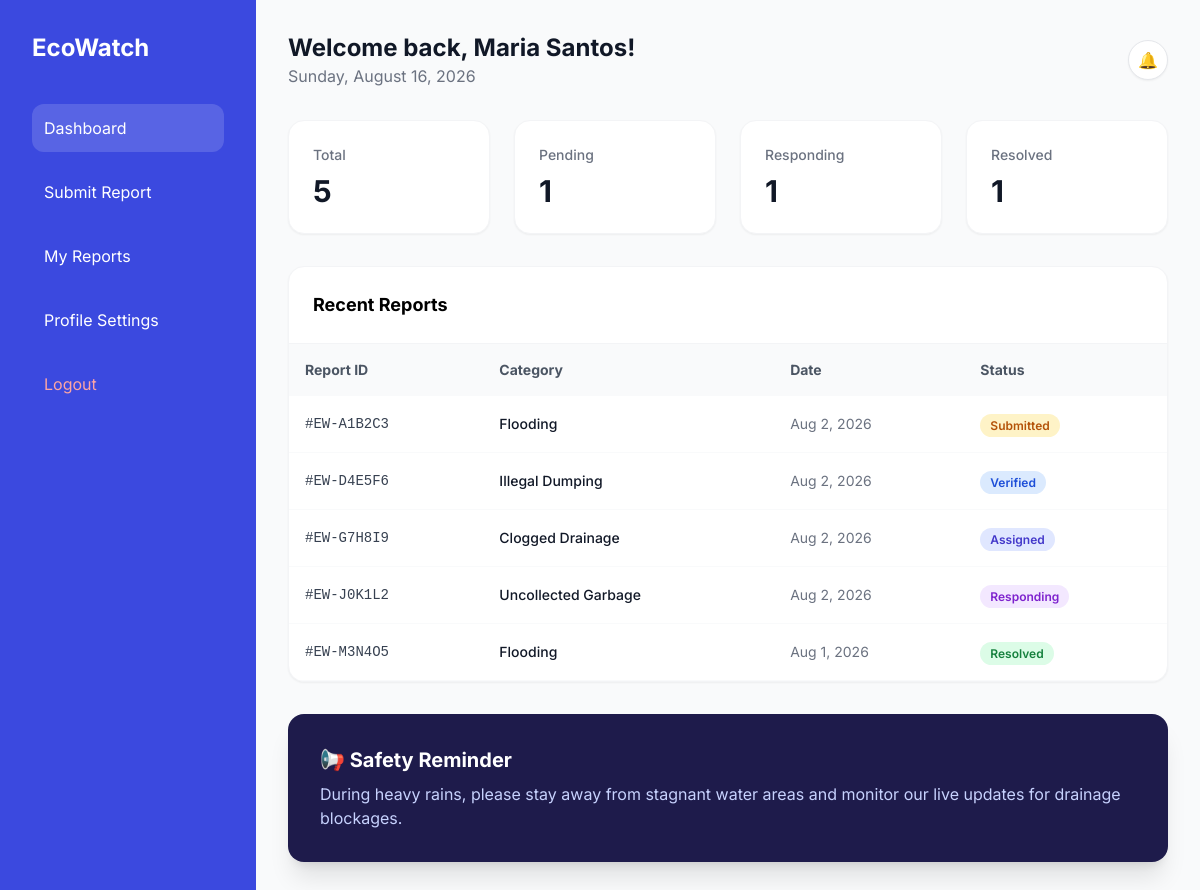
Before: /dashboard.php (signed in) with the older database file.
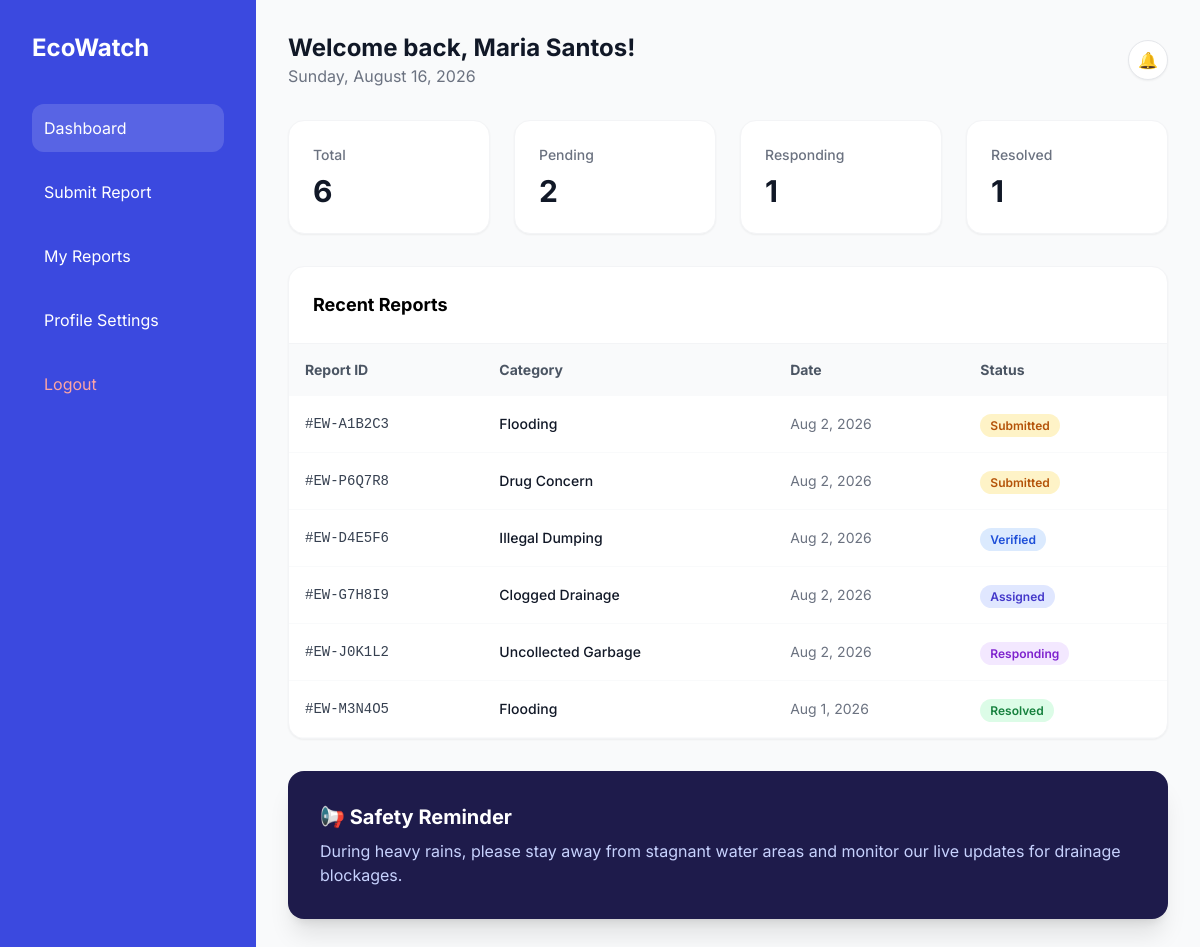
After: the same page with the newer database file.
### tables this page shows
CREATE TABLE environmental_reports (
    id INT AUTO_INCREMENT PRIMARY KEY,
    user_id INT NOT NULL,
    tracking_token VARCHAR(9) NOT NULL UNIQUE,
    category VARCHAR(50) NOT NULL,
    severity VARCHAR(20) DEFAULT 'low',
    barangay VARCHAR(100) NOT NULL,
    address TEXT NOT NULL,
    description TEXT,
    status VARCHAR(20) DEFAULT 'submitted',
    photo_path VARCHAR(255),
    created_at TIMESTAMP DEFAULT CURRENT_TIMESTAMP,
    updated_at TIMESTAMP DEFAULT CURRENT_TIMESTAMP,
    FOREIGN KEY (user_id) REFERENCES users(id)
);

### dashboard.php (the view, shortened to what this page needs)
<?php
require_once __DIR__ . '/db_connection.php';
$userId = $_SESSION['user_id'];
$stats = [
    'Total'     => ['count' => 0, 'color' => 'bg-indigo-50', 'text' => 'text-gray-900'],
    'Pending'   => ['count' => 0, 'color' => 'bg-amber-50', 'text' => 'text-gray-900'],
    'Responding' => ['count' => 0, 'color' => 'bg-blue-50', 'text' => 'text-gray-900'],
    'Resolved'  => ['count' => 0, 'color' => 'bg-green-50', 'text' => 'text-gray-900']
];
try {
    $totalStmt = $pdo->prepare('SELECT COUNT(*) FROM environmental_reports WHERE user_id = :user_id');
    $totalStmt->execute([':user_id' => $userId]);
    $stats['Total']['count'] = (int)$totalStmt->fetchColumn();
    $pendingStmt = $pdo->prepare("SELECT COUNT(*) FROM environmental_reports WHERE user_id = :user_id AND status = 'submitted'");
    $pendingStmt->execute([':user_id' => $userId]);
    $stats['Pending']['count'] = (int)$pendingStmt->fetchColumn();
    $respondingStmt = $pdo->prepare("SELECT COUNT(*) FROM environmental_reports WHERE user_id = :user_id AND status = 'responding'");
    $respondingStmt->execute([':user_id' => $userId]);
    $stats['Responding']['count'] = (int)$respondingStmt->fetchColumn();
    $resolvedStmt = $pdo->prepare("SELECT COUNT(*) FROM environmental_reports WHERE user_id = :user_id AND status = 'resolved'");
    $resolvedStmt->execute([':user_id' => $userId]);
    $stats['Resolved']['count'] = (int)$resolvedStmt->fetchColumn();
    $reportsStmt = $pdo->prepare('SELECT id, tracking_token, category, status, created_at, photo_path FROM environmental_reports WHERE user_id = :user_id ORDER BY created_at DESC LIMIT 10');
    $reportsStmt->execute([':user_id' => $userId]);
    $reports = $reportsStmt->fetchAll(PDO::FETCH_ASSOC);
} catch (Exception $e) {
    $stats['Total']['count'] = 0;
    $reports = [];
    error_log('Dashboard query error: ' . $e->getMessage());
}
?>
<!DOCTYPE html>
<html lang="en">
<head>
    <script src="https://cdn.tailwindcss.com"></script>
</head>
<body class="bg-gray-50 flex min-h-screen">
    <aside class="w-64 bg-[#3B49DF] p-8 text-white">
        <div class="text-2xl font-bold mb-10 flex items-center gap-2">EcoWatch</div>
        <nav class="space-y-4">
            <a href="<?php echo BASE_URL; ?>/dashboard.php" class="nav-link active block p-3 rounded-xl transition">Dashboard</a>
            <a href="<?php echo BASE_URL; ?>/submit_report.php" class="nav-link block p-3 hover:bg-white/10 rounded-xl transition">Submit Report</a>
            <a href="<?php echo BASE_URL; ?>/my_reports.php" class="nav-link block p-3 hover:bg-white/10 rounded-xl transition">My Reports</a>
            <a href="<?php echo BASE_URL; ?>/profile.php" class="nav-link block p-3 hover:bg-white/10 rounded-xl transition">Profile Settings</a>
            <form action="<?php echo BASE_URL; ?>/api/logout.php" method="POST" class="mt-auto">
                <button type="submit" class="nav-link block w-full text-left p-3 rounded-xl transition hover:bg-white/10 text-red-300 hover:text-red-100">Logout</button>
            </form>
        </nav>
    </aside>
    <main class="flex-1 p-8">
        <header class="flex justify-between items-center mb-8">
            <div>
                <h1 class="text-2xl font-bold text-gray-900">Welcome back, <?php echo htmlspecialchars($_SESSION['user_name']); ?>!</h1>
                <p class="text-gray-500"><?php echo date("l, F j, Y"); ?></p>
            </div>
            <div class="flex items-center gap-4">
                <div class="w-10 h-10 bg-white rounded-full border shadow-sm flex items-center justify-center">🔔</div>
            </div>
        </header>
        <section class="grid grid-cols-4 gap-6 mb-8">
            <?php foreach($stats as $label => $info): ?>
                <div class="bg-white p-6 rounded-2xl border border-gray-100 shadow-sm hover:shadow-md transition-all">
                    <h3 class="text-sm text-gray-500 font-medium"><?php echo $label; ?></h3>
                    <p class="text-3xl font-bold mt-2 <?php echo $info['text']; ?>"><?php echo $info['count']; ?></p>
                </div>
            <?php endforeach; ?>
        </section>
        <section class="bg-white rounded-2xl border border-gray-100 shadow-sm overflow-hidden mb-8">
            <div class="p-6 border-b border-gray-100 font-bold text-lg">Recent Reports</div>
            <table class="w-full text-left">
                <thead class="bg-gray-50 text-gray-600 text-sm">
                    <tr>
                        <th class="p-4">Report ID</th>
                        <th class="p-4">Category</th>
                        <th class="p-4">Date</th>
                        <th class="p-4">Status</th>
                    </tr>
                </thead>
                <tbody>
                    <?php if (empty($reports)): ?>
                        <tr>
                            <td colspan="4" class="p-12 text-center">
                                <div class="flex flex-col items-center">
                                    <svg class="w-12 h-12 text-gray-300 mb-3" fill="none" stroke="currentColor" viewBox="0 0 24 24"><path stroke-linecap="round" stroke-linejoin="round" stroke-width="2" d="M9 12h6m-6 4h6m2 5H7a2 2 0 01-2-2V5a2 2 0 012-2h5.586a1 1 0 01.707.293l5.414 5.414a1 1 0 01.293.707V19a2 2 0 01-2 2z"></path></svg>
                                    <p class="text-gray-500 text-sm mb-4">No reports submitted yet.</p>
                                    <a href="<?php echo BASE_URL; ?>/submit_report.php" class="bg-[#3B49DF] text-white px-6 py-3 rounded-xl font-semibold hover:bg-[#2D39B5] transition shadow-lg inline-flex items-center space-x-2">
                                        <svg class="w-4 h-4" fill="none" stroke="currentColor" viewBox="0 0 24 24"><path stroke-linecap="round" stroke-linejoin="round" stroke-width="2" d="M12 4v16m8-8H4"></path></svg>
                                        <span>Submit Your First Report</span>
                                    </a>
                                </div>
                            </td>
                        </tr>
                    <?php else: ?>
                        <?php foreach ($reports as $report): ?>
                            <tr class="border-b border-gray-50 hover:bg-gray-50 cursor-pointer" onclick="openReportDetail(<?php echo (int)$report['id']; ?>)">
                                <td class="p-4 font-mono text-sm text-gray-700">#<?php echo htmlspecialchars($report['tracking_token']); ?></td>
                                <td class="p-4 text-sm capitalize text-gray-900 font-medium"><?php echo htmlspecialchars(str_replace('_', ' ', $report['category'])); ?></td>
                                <td class="p-4 text-sm text-gray-500"><?php echo date("M j, Y", strtotime($report['created_at'])); ?></td>
                                <td class="p-4">
                                    <?php
                                        $statusLabel = ucwords(str_replace('_', ' ', $report['status']));
                                        $badgeClass = 'bg-gray-100 text-gray-700';
                                        if ($report['status'] === 'submitted') $badgeClass = 'bg-amber-100 text-amber-700';
                                        if ($report['status'] === 'verified') $badgeClass = 'bg-blue-100 text-blue-700';
                                        if ($report['status'] === 'assigned') $badgeClass = 'bg-indigo-100 text-indigo-700';
                                        if ($report['status'] === 'responding') $badgeClass = 'bg-purple-100 text-purple-700';
                                        if ($report['status'] === 'resolved') $badgeClass = 'bg-green-100 text-green-700';
                                    ?>
                                    <span class="px-2.5 py-1 rounded-full text-xs font-semibold <?php echo $badgeClass; ?>"><?php echo $statusLabel; ?></span>
                                </td>
                            </tr>
                        <?php endforeach; ?>
                    <?php endif; ?>
                </tbody>
            </table>
        </section>
        <div class="bg-[#1e1b4b] rounded-2xl p-8 text-white shadow-xl">
            <h3 class="font-bold text-xl mb-2">📢 Safety Reminder</h3>
            <p class="text-indigo-200">During heavy rains, please stay away from stagnant water areas and monitor our live updates for drainage blockages.</p>
        </div>
    </main>
</body>
</html>

### dashboard.php (style rules this page uses)
body { font-family: 'Inter', sans-serif; }
.nav-link.active { background: rgba(255, 255, 255, 0.15); color: #FFFFFF; }

Changed rows visible on the page:
added environmental_reports: tracking_token "EW-P6Q7R8", category "Drug Concern", created_at "Aug 2, 2026", status "Submitted"
Other visible differences:
new list line: "Total 6"
new list line: "Pending 2"
list line gone: "Total 5"
list line gone: "Pending 1"
